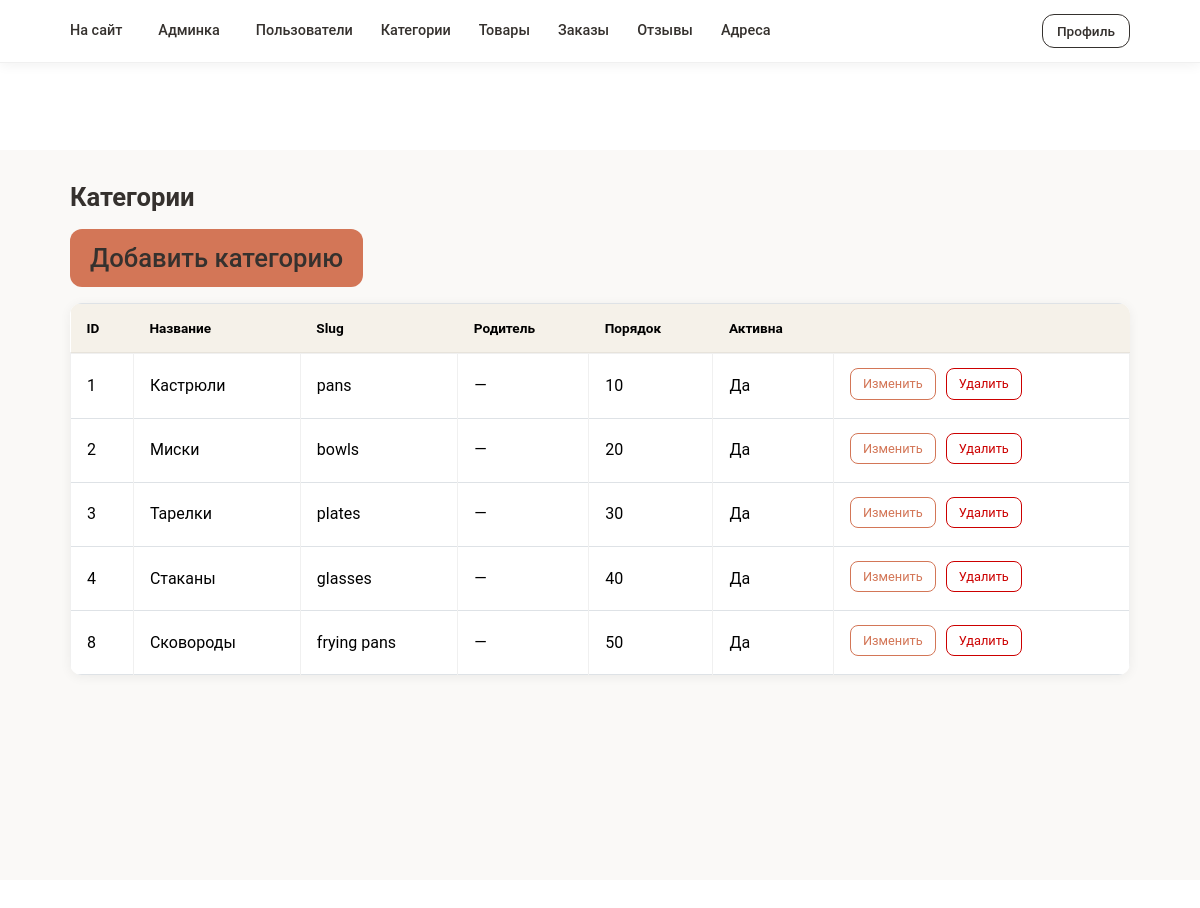
Screenshot of /admin/categories.php (signed in) with the database file from the repository.
### tables this page shows
CREATE TABLE `categories` (
  `id` int UNSIGNED NOT NULL,
  `parent_id` int UNSIGNED DEFAULT NULL,
  `name` varchar(255) NOT NULL,
  `slug` varchar(255) NOT NULL,
  `description` text,
  `sort_order` int NOT NULL DEFAULT '0',
  `is_active` tinyint(1) NOT NULL DEFAULT '1',
  `created_at` datetime NOT NULL DEFAULT (now()),
  `updated_at` datetime NOT NULL DEFAULT (now()) ON UPDATE CURRENT_TIMESTAMP
);

### admin/categories.php (the view, shortened to what this page needs)
<?php
require_once __DIR__ . '/common.php';
$categories = $pdo->query('SELECT c.*, p.name AS parent_name FROM categories c LEFT JOIN categories p ON p.id = c.parent_id ORDER BY c.sort_order, c.name')->fetchAll();
require_once __DIR__ . '/header.php';
?>
<div class="container">
    <h1 class="mb-3">Категории</h1>
    <a href="category_edit.php" class="btn btn-primary mb-3">Добавить категорию</a>
    <div class="table-responsive">
        <table class="table table-bordered">
            <thead><tr><th>ID</th><th>Название</th><th>Slug</th><th>Родитель</th><th>Порядок</th><th>Активна</th><th></th></tr></thead>
            <tbody>
            <?php foreach ($categories as $c): ?>
            <tr>
                <td><?= (int)$c['id'] ?></td>
                <td><?= htmlspecialchars($c['name']) ?></td>
                <td><?= htmlspecialchars($c['slug']) ?></td>
                <td><?= htmlspecialchars($c['parent_name'] ?? '—') ?></td>
                <td><?= (int)$c['sort_order'] ?></td>
                <td><?= $c['is_active'] ? 'Да' : 'Нет' ?></td>
                <td>
                    <a href="category_edit.php?id=<?= (int)$c['id'] ?>" class="btn btn-sm btn-outline-primary">Изменить</a>
                    <a href="categories.php?delete=<?= (int)$c['id'] ?>" class="btn btn-sm btn-outline-danger" onclick="return confirm('Удалить?')">Удалить</a>
                </td>
            </tr>
            <?php endforeach; ?>
            </tbody>
        </table>
    </div>
</div>
<?php require_once __DIR__ . '/footer.php';

### css/index.css (style rules this page uses)
* { padding: 0; margin: 0; border: 0; box-sizing: border-box; }
body { min-width: 320px; font-family: 'Roboto', sans-serif; color: #35312e; line-height: 1.5; }
html, body { height: 100%; width: 100%; scroll-behavior: smooth; --c-red: #670A18; --c-primary: #d37657; --c-dark: #35312e; --c-light: #f5f1e9; }
a { color: inherit; text-decoration: none; transition: color 0.3s ease, transform 0.3s ease; }
h1, h2, h3, h4, h5, h6 { font-weight: 400; text-wrap: balance; margin-bottom: 1rem; }
.container { max-width: 1344px; padding: 20px 15px; margin: 0 auto; }

### admin/css/admin.css (style rules this page uses)
:root { --c-primary: #d37657; --c-dark: #35312e; --c-light: #f5f1e9; --c-red: #670A18; }
.admin-page .container, .admin-container { max-width: 1100px; margin: 0 auto; padding: 0 20px; }
.admin-page .container > h1, .admin-page .mb-3:first-of-type { font-size: 1.6rem; font-weight: 600; color: var(--c-dark); margin-bottom: 1.25rem; }
.admin-page .table-responsive { border-radius: 12px; overflow: hidden; box-shadow: 0 2px 12px rgba(0,0,0,0.06); background: #fff; }
.admin-page .table { margin-bottom: 0; color: var(--c-dark); }
.admin-page .table thead th { background: var(--c-light); font-weight: 600; font-size: 0.85rem; padding: 14px 16px; border: none; border-bottom: 2px solid rgba(0,0,0,0.06); }
.admin-page .table tbody td { padding: 14px 16px; vertical-align: middle; border-color: rgba(0,0,0,0.06); }
.admin-page .table .btn-sm { border-radius: 8px; font-size: 0.8rem; padding: 5px 12px; margin-right: 6px; margin-bottom: 4px; }
.admin-page .table .btn-outline-primary { border-color: var(--c-primary); color: var(--c-primary); }
.admin-page .table .btn-outline-danger { border-color: #c00; color: #c00; }
.admin-page .container > .btn-primary, .admin-page .container > a.btn { border-radius: 12px; padding: 10px 20px; font-weight: 500; margin-bottom: 1rem; }
.admin-page .container > .btn-primary { background: var(--c-primary); border: none; }
.admin-page .container .btn-primary { background: var(--c-primary); border: none; border-radius: 12px; padding: 10px 20px; font-weight: 500; }

### rows the page displays
categories: id "1", name "Кастрюли", slug "pans", parent_name "—", sort_order "10", is_active "Да"
categories: id "2", name "Миски", slug "bowls", parent_name "—", sort_order "20", is_active "Да"
categories: id "3", name "Тарелки", slug "plates", parent_name "—", sort_order "30", is_active "Да"
categories: id "4", name "Стаканы", slug "glasses", parent_name "—", sort_order "40", is_active "Да"
categories: id "8", name "Сковороды", slug "frying pans", parent_name "—", sort_order "50", is_active "Да"
